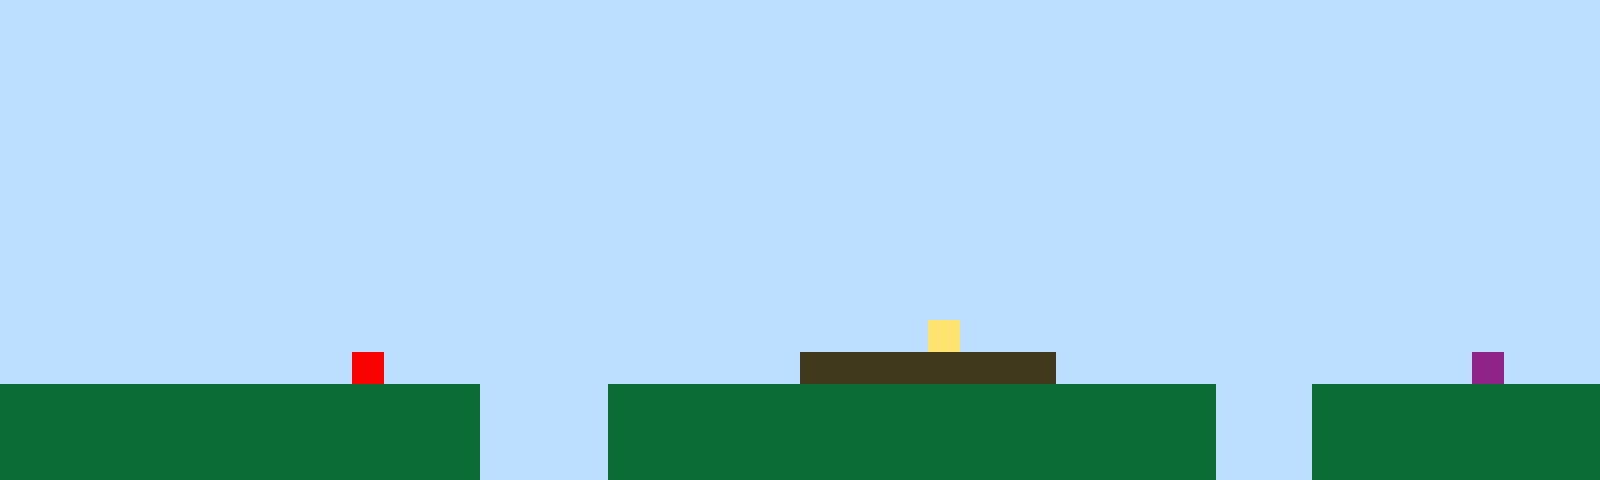

A 2D game scene composited from a Tiled map and its tileset images. What follows is a short description and the map's XML, with every tile layer's data as written:
An orthogonal 50x15 tile map with 32x32 px tiles, 1 tile layer (Tile Layer 1).

<map version="1.10" tiledversion="1.11.2" orientation="orthogonal" renderorder="right-up" width="50" height="15" tilewidth="32" tileheight="32" infinite="0" nextlayerid="2" nextobjectid="1"><editorsettings><export target="map1.csv" format="csv" /></editorsettings><tileset firstgid="1" name="sprites" tilewidth="32" tileheight="32" tilecount="6" columns="3"><image source="sprites.png" width="96" height="64" /></tileset><layer id="1" name="Tile Layer 1" width="50" height="15"><data encoding="csv">1,1,1,1,1,1,1,1,1,1,1,1,1,1,1,1,1,1,1,1,1,1,1,1,1,1,1,1,1,1,1,1,1,1,1,1,1,1,1,1,1,1,1,1,1,1,1,1,1,1,1,1,1,1,1,1,1,1,1,1,1,1,1,1,1,1,1,1,1,1,1,1,1,1,1,1,1,1,1,1,1,1,1,1,1,1,1,1,1,1,1,1,1,1,1,1,1,1,1,1,1,1,1,1,1,1,1,1,1,1,1,1,1,1,1,1,1,1,1,1,1,1,1,1,1,1,1,1,1,1,1,1,1,1,1,1,1,1,1,1,1,1,1,1,1,1,1,1,1,1,1,1,1,1,1,1,1,1,1,1,1,1,1,1,1,1,1,1,1,1,1,1,1,1,1,1,1,1,1,1,1,1,1,1,1,1,1,1,1,1,1,1,1,1,1,1,1,1,1,1,1,1,1,1,1,1,1,1,1,1,1,1,1,1,1,1,1,1,1,1,1,1,1,1,1,1,1,1,1,1,1,1,1,1,1,1,1,1,1,1,1,1,1,1,1,1,1,1,1,1,1,1,1,1,1,1,1,1,1,1,1,1,1,1,1,1,1,1,1,1,1,1,1,1,1,1,1,1,1,1,1,1,1,1,1,1,1,1,1,1,1,1,1,1,1,1,1,1,1,1,1,1,1,1,1,1,1,1,1,1,1,1,1,1,1,1,1,1,1,1,1,1,1,1,1,1,1,1,1,1,1,1,1,1,1,1,1,1,1,1,1,1,1,1,1,1,1,1,1,1,1,1,1,1,1,1,1,1,1,1,1,1,1,1,1,1,1,1,1,1,1,1,1,1,1,1,1,1,1,1,1,1,1,1,1,1,1,1,1,1,1,1,1,1,1,1,1,1,1,1,1,1,1,1,1,1,1,1,1,1,1,1,1,1,1,1,1,1,1,1,1,1,1,1,1,1,1,1,1,1,1,1,1,1,1,1,1,1,1,1,1,1,1,1,1,1,1,1,1,1,1,1,1,1,1,1,1,1,1,1,1,1,1,1,1,1,1,1,1,1,1,1,1,1,1,1,1,1,1,1,1,1,1,1,1,1,1,1,1,1,1,1,1,1,1,1,1,1,1,1,1,1,1,1,1,1,1,1,1,1,1,1,1,1,1,1,1,1,1,1,1,1,1,1,1,1,1,1,1,4,1,1,1,1,1,1,1,1,1,1,1,1,1,1,1,1,1,1,1,1,1,1,1,1,1,1,1,1,1,1,1,5,1,1,1,1,1,1,1,1,1,1,1,1,1,3,3,3,3,3,3,3,3,1,1,1,1,1,1,1,1,1,1,1,1,1,6,1,1,1,2,2,2,2,2,2,2,2,2,2,2,2,2,2,2,1,1,1,1,2,2,2,2,2,2,2,2,2,2,2,2,2,2,2,2,2,2,2,1,1,1,2,2,2,2,2,2,2,2,2,2,2,2,2,2,2,2,2,2,2,2,2,2,2,2,1,1,1,1,2,2,2,2,2,2,2,2,2,2,2,2,2,2,2,2,2,2,2,1,1,1,2,2,2,2,2,2,2,2,2,2,2,2,2,2,2,2,2,2,2,2,2,2,2,2,1,1,1,1,2,2,2,2,2,2,2,2,2,2,2,2,2,2,2,2,2,2,2,1,1,1,2,2,2,2,2,2,2,2,2</data></layer></map>
